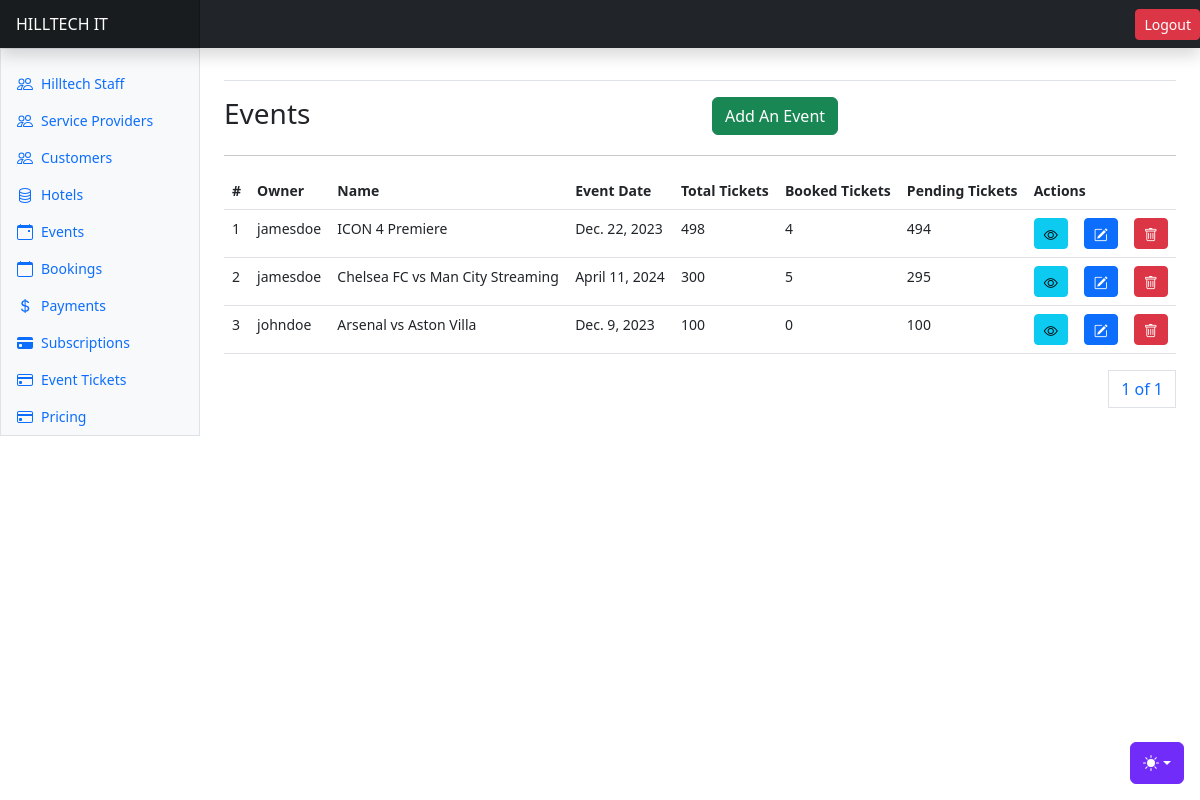
Before: /events/events/ (signed in) with the older database file.
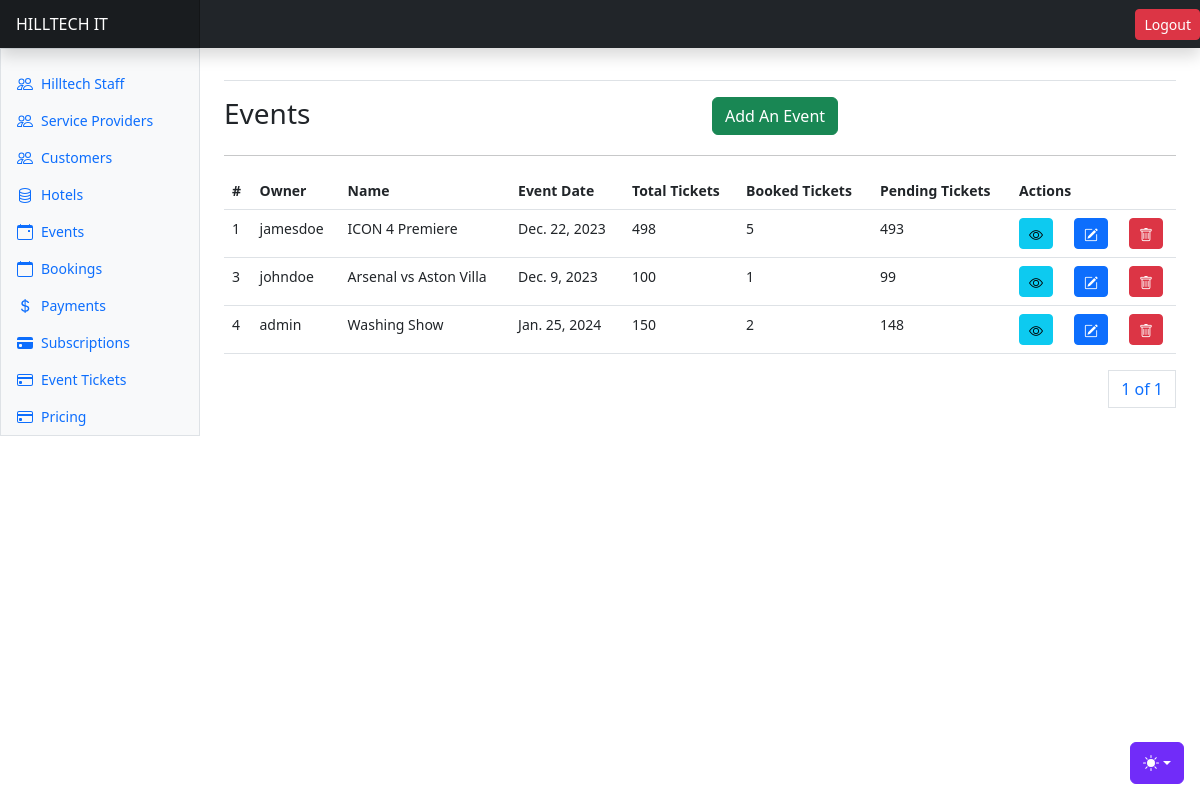
After: the same page with the newer database file.
### apps/events/models.py (models this page shows, shortened)
class Event(AbstractBaseModel):
    owner = models.ForeignKey(
        "users.User", on_delete=models.CASCADE, related_name="userevents")
    title = models.CharField(max_length=500)
    event_date = models.DateField(null=True)
    event_time = models.TimeField(null=True)
    regular_ticket_price = models.DecimalField(max_digits=20, decimal_places=2)
    vip_ticket_price = models.DecimalField(max_digits=20, decimal_places=2)
    vvip_ticket_price = models.DecimalField(max_digits=20, decimal_places=2)
    children_ticket_price = models.DecimalField(
        max_digits=20, decimal_places=2)
    age_limit = models.FloatField(default=0)
    children_allowed = models.BooleanField(default=True)
    description = models.TextField()
    location = models.CharField(max_length=1000)
    event_banner = models.ImageField(upload_to="event_banners/", null=True)
    allowed_payment_methods = models.JSONField(default=list)
    total_tickets = models.IntegerField(default=1)
    @property
    def booked_tickets(self):
        return self.eventtickets.all().count()
    @property
    def pending_tickets(self):
        return self.total_tickets - self.eventtickets.all().count()

### apps/users/models.py (models this page shows, shortened)
class User(AbstractUser, AbstractBaseModel):
    role = models.CharField(choices=ROLE_CHOICES, max_length=32, null=True)
    phone_number = models.CharField(max_length=255, null=True)
    id_number = models.CharField(max_length=255, null=True)
    gender = models.CharField(max_length=255, null=True, choices=GENDER_CHOICES)
    date_of_birth = models.DateField(null=True)
    city = models.CharField(max_length=255, null=True)
    country = models.CharField(max_length=255, null=True)
    address = models.CharField(max_length=255, null=True)
    token = models.CharField(null=True, max_length=255)
    token_expiration_date = models.DateTimeField(null=True)
    activation_date = models.DateTimeField(null=True)
    position = models.CharField(max_length=255, choices=STAFF_POSITION_CHOICES, null=True)
    def __str__(self):
        return self.username

### apps/events/views.py (the view)
# urls.py: path("events/", include("apps.events.urls")),
@login_required(login_url="/users/user-login/")
def events(request):
    user = request.user
    events = Event.objects.all()
    if user.role == "service_provider":
        events = Event.objects.filter(owner=user)
    paginator = Paginator(events, 10)
    page_number = request.GET.get("page")
    page_obj = paginator.get_page(page_number)
    context = {
        "events": events,
        "page_obj": page_obj
    }
    return render(request, "events/events.html", context)

### templates/events/events.html (shortened to what this page needs)
{% extends "base.html" %}
{% block content %}
<div class="row">
    <div class="col">
        <h3>Events</h3>
    </div>
    <div class="col">
        <a class="btn btn-success" data-bs-toggle="modal" data-bs-target="#newEventModal">Add An Event</a>
    </div>
</div>
<hr/>
      <div class="table-responsive small">
        <table class="table">
          <thead>
            <tr>
              <th scope="col">#</th>
              <th scope="col">Owner</th>
              <th scope="col">Name</th>
              <th scope="col">Event Date</th>
              <th scope="col">Total Tickets</th>
              <th scope="col">Booked Tickets</th>
              <th scope="col">Pending Tickets</th>
              <th scope="col" colspan="3">Actions</th>
            </tr>
          </thead>
          <tbody>
            {% for event in page_obj %}
            <tr>
              <td>{{event.id}}</td>
              <td>{{event.owner}}</td>
              <td>{{event.title}}</td>
              <td>{{event.event_date}}</td>
              <td>{{event.total_tickets}}</td>
              <td>{{event.booked_tickets}}</td>
              <td>{{event.pending_tickets}}</td>
              <td><a href="{% url 'event-details' event.id %}" class="btn btn-info btn-sm">
                <i class="bi bi-eye"></i>
              </a></td>
              <td><a class="btn btn-primary btn-sm" data-bs-toggle="modal" data-bs-target="#editEventModal{{ event.id }}">
                <i class="bi bi-pencil-square"></i>
              </a></td>
              <td><a class="btn btn-danger btn-sm" data-bs-toggle="modal" data-bs-target="#deleteEventModal{{ event.id }}">
                <i class="bi bi-trash"></i>
              </a></td>
            </tr>
            {% endfor %}
          </tbody>
        </table>
        <div>
          <nav aria-label="Page navigation example">
            <ul class="pagination justify-content-end">
              <a class="page-link" href="#">{{ page_obj.number }} of {{ page_obj.paginator.num_pages }}</a>
            </ul>
          </nav>
        </div>
{% endblock content %}

Changed rows visible on the page:
removed Event: id "2", owner "jamesdoe", title "Chelsea FC vs Man City Streaming", event_date "April 11, 2024", total_tickets "300", booked_tickets "5", pending_tickets "295"
computed for Event "ICON 4 Premiere": booked_tickets "4" → "5"; pending_tickets "494" → "493"
computed for Event "Arsenal vs Aston Villa": booked_tickets "0" → "1"; pending_tickets "100" → "99"
added Event: id "4", owner "admin", title "Washing Show", event_date "Jan. 25, 2024", total_tickets "150", booked_tickets "2", pending_tickets "148"
